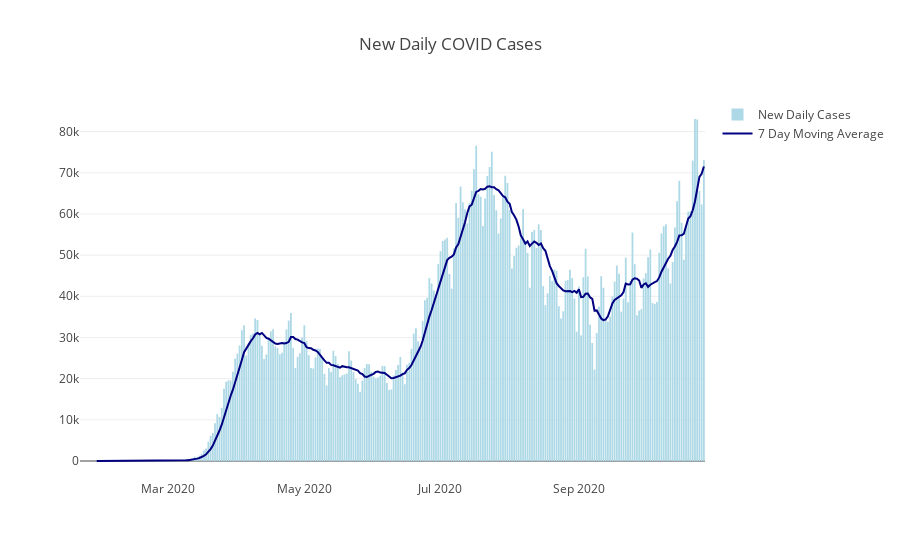

This figure's notebook cell:
### Code cell
fig1 = go.Figure()
fig1.add_trace(go.Bar(x=us_daily_df_new_per_day.index, y=us_daily_df_new_per_day['positive'], marker_color='lightblue', name= 'New Daily Cases'))
fig1.add_trace(go.Scatter(x=us_daily_df_new_per_day_rolling.index, y=us_daily_df_new_per_day_rolling['positive'], marker_color='#000080', name = '7 Day Moving Average'))


fig1.update_layout(template='none', height=500, autosize=True, title='New Daily COVID Cases')
fig1.show()

### Figure 1 — Plotly figure (JSON) as saved in the notebook; plotly's stock layout.template omitted (floating-point values rounded to 4 significant figures; data arrays with more than 128 entries replaced by an {"elided": "..."} marker saying what was removed)
{"data": [{"marker": {"color": "lightblue"}, "name": "New Daily Cases", "type": "bar", "x": {"elided": "280 str values"}, "y": {"elided": "280 int values"}}, {"marker": {"color": "#000080"}, "name": "7 Day Moving Average", "type": "scatter", "x": {"elided": "280 str values"}, "y": {"elided": "280 float values"}}], "layout": {"autosize": true, "title": {"text": "New Daily COVID Cases"}, "xaxis": {"autorange": true, "range": ["2020-01-21 12:00", "2020-10-27 12:00"], "type": "date"}, "yaxis": {"autorange": true, "range": [-4614.0, 87670.0], "type": "linear"}}}
